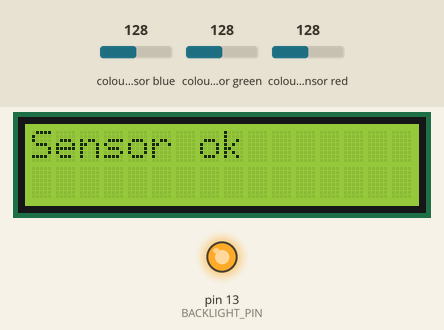
This sketch was run on a simulated Arduino Uno, built with avr-gcc and run on an emulated ATmega328P. Shown: 16×2 character LCD, output pins drawn as LEDs (lit = HIGH). The test bench sets the inputs (shaded band); at power-on: colour sensor blue 128, colour sensor green 128, colour sensor red 128.

Above: at 2.3 s.
2.4 s: colour sensor blue set to 191
At 3.3 s:
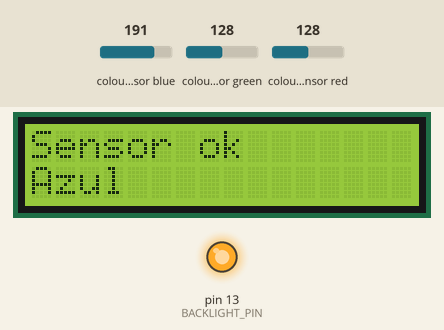
3.9 s: colour sensor green set to 250
At 5.3 s:
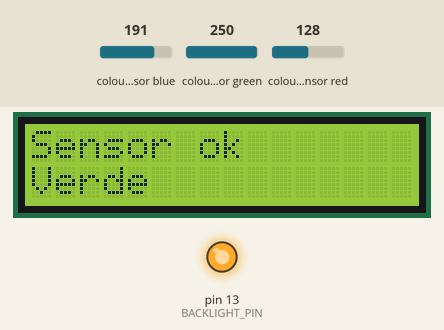
6.0 s: colour sensor green set to 5
At 7.4 s:
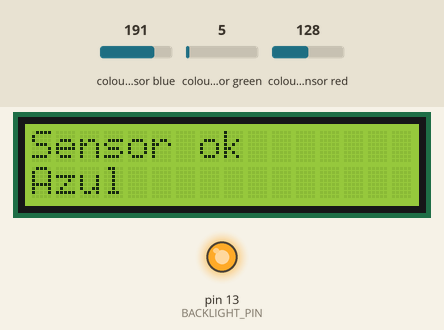
8.1 s: colour sensor red set to 250
At 9.5 s:
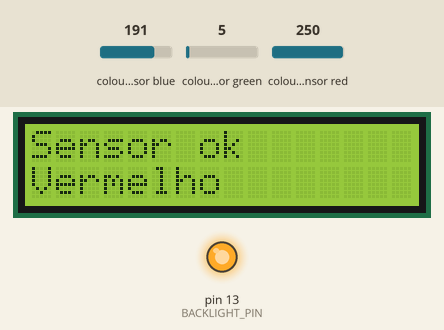
10.2 s: colour sensor red set to 5
At 11.7 s:
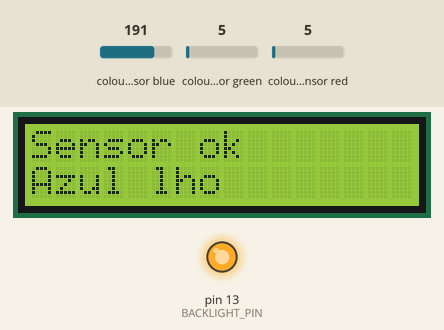
12.3 s: colour sensor green set to 250
At 13.7 s:
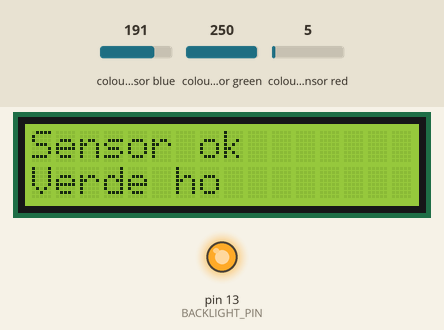
Timing chart, 0 to 15.3 s (numbered marks = the images above; inputs shaded):
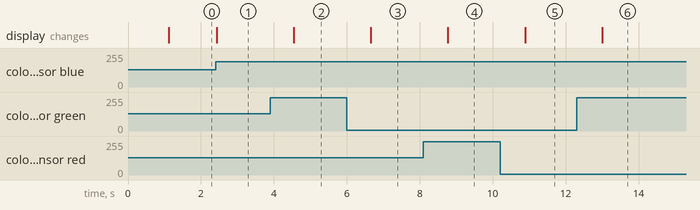

The sketch:

lcd_rgb.ino
```cpp
#include <Wire.h>
#include <LiquidCrystal_I2C.h>
#include "Adafruit_TCS34725.h"
LiquidCrystal_I2C lcd(0x27,2,1,0,4,5,6,7,3, POSITIVE);
#define BACKLIGHT_PIN 13
// instância do sensor RGB
Adafruit_TCS34725 tcs = Adafruit_TCS34725(TCS34725_INTEGRATIONTIME_700MS,
TCS34725_GAIN_1X);
void setup() {
pinMode ( BACKLIGHT_PIN, OUTPUT );
digitalWrite ( BACKLIGHT_PIN, HIGH );
lcd.begin(16,2);
lcd.home ();
lcd.print("Identificação de cores");
lcd.setCursor ( 0, 1 );
lcd.print ("Testando display");
delay ( 1000 );
lcd.clear();
if (tcs.begin()) { // se o sensor foi detectado
lcd.setCursor ( 0, 0 );
lcd.println("Sensor ok ");
} else { // se sensor não encontrado
lcd.setCursor ( 0, 0 );
lcd.println("Nao ha sensor");
lcd.setCursor ( 0, 1 );
lcd.print("Verifique!");
while (1);
}
}
void loop(){
// instância para variáveis do sensor
uint16_t r, g, b, c, colorTemp, lux;
// leitura de dados de tons de cores e luminosidade
tcs.getRawData(&r, &g, &b, &c);
// cálculo dos níveis de cores
colorTemp = tcs.calculateColorTemperature(r, g, b);
// cálculo de nível de luminosidade
lux = tcs.calculateLux(r, g, b);
if(c < 5000){ // se claridade for menor que 5000
if (r>b && r>g){ // tom vermelho maiores que azul e verde
lcd.setCursor(0,1);
lcd.print("Vermelho ");
delay(1000);
}
else if(g>r && g>b){// tom verde maiores que azul e vermelho
lcd.setCursor(0,1);
lcd.print("Verde ");
delay(1000);
}
else if(b>r && b>g){ // tom azul maiores que vermelho e verde
lcd.setCursor(0,1);
lcd.print("Azul ");
delay(1000);
}
}
}
```

Measured:
- after the input at 2.4 s, the display: changes at once (image 1)
- after the input at 3.9 s, the display: changes after 0.65 s (image 2)
- after the input at 6.0 s, the display: changes after 0.66 s (image 3)
- after the input at 8.1 s, the display: changes after 0.67 s (image 4)
- after the input at 10.2 s, the display: changes after 0.69 s (image 5)
- after the input at 12.3 s, the display: changes after 0.70 s (image 6)
